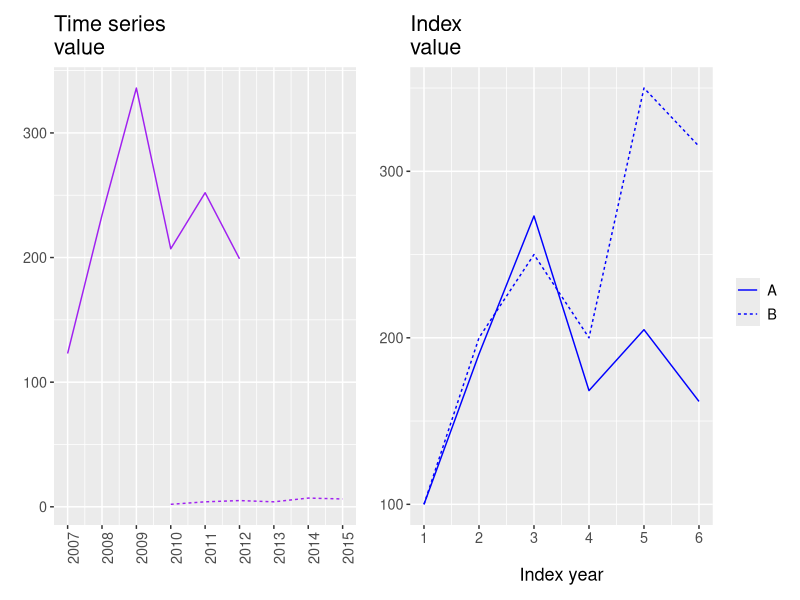

Reproduce this figure in R.
## ---- chunk 1
knitr::opts_chunk$set(echo = FALSE, warning = FALSE, message = FALSE, fig.align = "left")
## ---- chunk 2
library("tidyverse")
library("patchwork")
ts3 <- tibble(
  year=2007:2015,
  A=c(123,234,336,207,252,199,NA,NA,NA),
  B=c(NA,NA,NA,2,4,5,4,7,6.3))
g_ts1 <- ts3 %>% pivot_longer(A:B) %>%
  ggplot(aes(x=year, y=value, lty=name)) +
  geom_line(show.legend=FALSE, color="purple") +
  scale_x_continuous(breaks=2007:2015) +
  labs(x=element_blank(), y=element_blank(), title="Time series\nvalue") +
  theme(text=element_text(size=13), axis.text.x=element_text(angle=90))
g_ts2 <- ts3 %>%
  mutate(ind_A=A/A[1]*100, ind_B=B/B[4]*100, ind_B=lead(ind_B,3)) %>%
  select(-A,-B) %>% drop_na %>%
  mutate(year=1:6) %>%
  pivot_longer(ind_A:ind_B) %>%
  ggplot(aes(x=year, y=value, lty=name)) + 
  geom_line(color="blue") +
  scale_linetype(name=element_blank(), labels=c("A","B")) +
  scale_x_continuous(breaks=1:6) +
  scale_y_continuous(breaks=seq(100,600,100)) +
  labs(x="Index year", y=element_blank(), title="Index\nvalue") +
  theme(text=element_text(size=13))
(g_ts1 + g_ts2)
